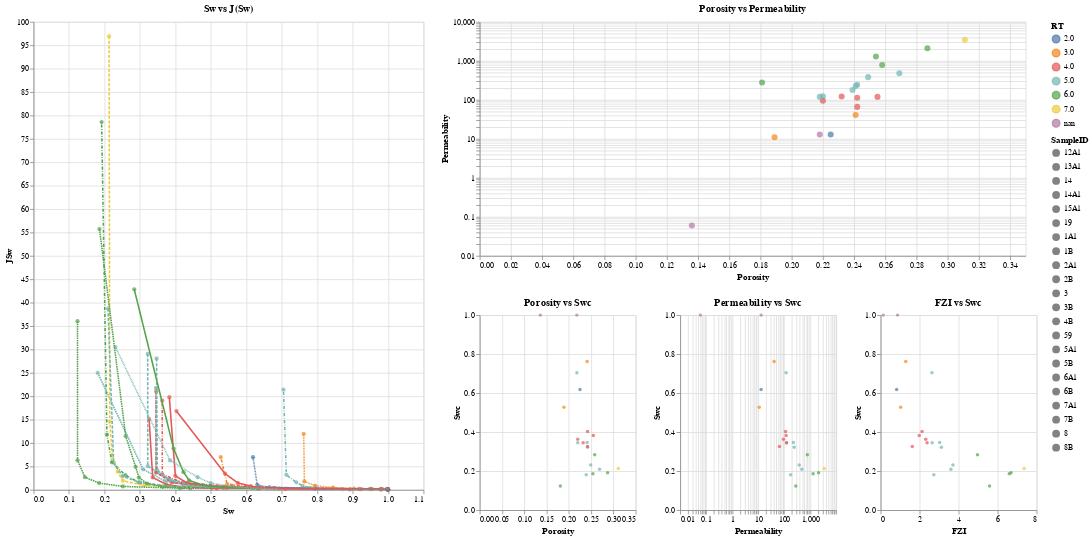

The notebook cell saved with this chart:
### Code cell
brush = alt.selection_interval()

jsw = alt.Chart(merge).mark_line(clip=True).encode(
    alt.X("Sw:Q",scale=alt.Scale(domain=(0,1.1))),
    alt.Y("JSw:Q",scale=alt.Scale(domain=(0,100))),
    color="RT:N",
    tooltip=["SampleID","PcRes"],
    strokeDash='SampleID:N'
).properties(
    height=600,
    width=500,
    title="Sw vs J(Sw)").transform_filter(brush)

sw_por = alt.Chart(df_plot).mark_circle(size=20).encode(
    alt.X("Porosity:Q"),
    alt.Y("Swc:Q"),
    color=alt.condition(brush,"RT:N",alt.value('lightgray')),
    tooltip=["SampleID","Porosity","Swc"]
).add_selection(brush).properties(
    height=250,
    width=200,
    title="Porosity vs Swc")

sw_perm = alt.Chart(df_plot).mark_circle(size=20).encode(
    alt.X("Permeability:Q",scale=alt.Scale(type='log',base=10,domain=(0.01,10000))),
    alt.Y("Swc:Q"),
    color=alt.condition(brush,"RT:N",alt.value('lightgray')),
    tooltip=["SampleID","Permeability","Swc"]
).add_selection(brush).properties(
    height=250,
    width=200,
    title="Permeability vs Swc")

sw_fzi = alt.Chart(df_plot).mark_circle(size=20).encode(
    alt.X("FZI:Q"),
    alt.Y("Swc:Q"),
    color=alt.condition(brush,"RT:N",alt.value('lightgray')),
    tooltip=["SampleID","FZI","Swc"]
).add_selection(brush).properties(
    height=250,
    width=200,
    title="FZI vs Swc")

pp = alt.Chart(df_plot).mark_circle(size=60).encode(
    alt.X("Porosity:Q"),
    alt.Y("Permeability:Q",scale=alt.Scale(type='log',base=10,domain=(0.01,10000))),
    color=alt.condition(brush,"RT:N",alt.value('lightgray')),
    tooltip=["SampleID","Porosity","Permeability"]
).add_selection(brush).properties(
    height=300,
    width=700,
    title="Porosity vs Permeability")

jsw.mark_circle()+jsw|(pp&(sw_por|sw_perm|sw_fzi))

### Figure 1 — Vega-Lite specification as saved in the notebook (floating-point values rounded to 4 significant figures; data arrays with more than 128 entries replaced by an {"elided": "..."} marker saying what was removed)
{"config": {"view": {"continuousWidth": 400, "continuousHeight": 300}}, "hconcat": [{"layer": [{"mark": "circle", "encoding": {"color": {"field": "RT", "type": "nominal"}, "strokeDash": {"field": "SampleID", "type": "nominal"}, "tooltip": [{"field": "SampleID", "type": "nominal"}, {"field": "PcRes", "type": "quantitative"}], "x": {"field": "Sw", "scale": {"domain": [0, 1.1]}, "type": "quantitative"}, "y": {"field": "JSw", "scale": {"domain": [0, 100]}, "type": "quantitative"}}, "height": 600, "title": "Sw vs J(Sw)", "transform": [{"filter": {"selection": {"or": ["selector022", "selector023"]}}}], "width": 500}, {"mark": {"type": "line", "clip": true}, "encoding": {"color": {"field": "RT", "type": "nominal"}, "strokeDash": {"field": "SampleID", "type": "nominal"}, "tooltip": [{"field": "SampleID", "type": "nominal"}, {"field": "PcRes", "type": "quantitative"}], "x": {"field": "Sw", "scale": {"domain": [0, 1.1]}, "type": "quantitative"}, "y": {"field": "JSw", "scale": {"domain": [0, 100]}, "type": "quantitative"}}, "height": 600, "title": "Sw vs J(Sw)", "transform": [{"filter": {"selection": {"or": ["selector022", "selector023"]}}}], "width": 500}], "data": {"name": "data-2d44d08ce914515b83fb1cecdf1c726d"}}, {"vconcat": [{"mark": {"type": "circle", "size": 60}, "encoding": {"color": {"condition": {"field": "RT", "type": "nominal", "selection": {"or": ["selector022", "selector023"]}}, "value": "lightgray"}, "tooltip": [{"field": "SampleID", "type": "nominal"}, {"field": "Porosity", "type": "quantitative"}, {"field": "Permeability", "type": "quantitative"}], "x": {"field": "Porosity", "type": "quantitative"}, "y": {"field": "Permeability", "scale": {"base": 10, "domain": [0.01, 10000], "type": "log"}, "type": "quantitative"}}, "height": 300, "selection": {"selector022": {"type": "interval"}, "selector023": {"type": "multi", "encodings": ["color"], "on": "mouseover"}}, "title": "Porosity vs Permeability", "width": 700}, {"hconcat": [{"mark": {"type": "circle", "size": 20}, "encoding": {"color": {"condition": {"field": "RT", "type": "nominal", "selection": {"or": ["selector022", "selector023"]}}, "value": "lightgray"}, "tooltip": [{"field": "SampleID", "type": "nominal"}, {"field": "Porosity", "type": "quantitative"}, {"field": "Swc", "type": "quantitative"}], "x": {"field": "Porosity", "type": "quantitative"}, "y": {"field": "Swc", "type": "quantitative"}}, "height": 250, "selection": {"selector022": {"type": "interval"}, "selector023": {"type": "multi", "encodings": ["color"], "on": "mouseover"}}, "title": "Porosity vs Swc", "width": 200}, {"mark": {"type": "circle", "size": 20}, "encoding": {"color": {"condition": {"field": "RT", "type": "nominal", "selection": {"or": ["selector022", "selector023"]}}, "value": "lightgray"}, "tooltip": [{"field": "SampleID", "type": "nominal"}, {"field": "Permeability", "type": "quantitative"}, {"field": "Swc", "type": "quantitative"}], "x": {"field": "Permeability", "scale": {"base": 10, "domain": [0.01, 10000], "type": "log"}, "type": "quantitative"}, "y": {"field": "Swc", "type": "quantitative"}}, "height": 250, "selection": {"selector022": {"type": "interval"}, "selector023": {"type": "multi", "encodings": ["color"], "on": "mouseover"}}, "title": "Permeability vs Swc", "width": 200}, {"mark": {"type": "circle", "size": 20}, "encoding": {"color": {"condition": {"field": "RT", "type": "nominal", "selection": {"or": ["selector022", "selector023"]}}, "value": "lightgray"}, "tooltip": [{"field": "SampleID", "type": "nominal"}, {"field": "FZI", "type": "quantitative"}, {"field": "Swc", "type": "quantitative"}], "x": {"field": "FZI", "type": "quantitative"}, "y": {"field": "Swc", "type": "quantitative"}}, "height": 250, "selection": {"selector022": {"type": "interval"}, "selector023": {"type": "multi", "encodings": ["color"], "on": "mouseover"}}, "title": "FZI vs Swc", "width": 200}]}], "data": {"name": "data-9115bbf0c0e0db3381e6ec6744b31106"}}], "$schema": "https://vega.github.io/schema/vega-lite/v4.17.0.json", "datasets": {"data-2d44d08ce914515b83fb1cecdf1c726d": {"elided": "154 records"}, "data-9115bbf0c0e0db3381e6ec6744b31106": [{"Well": "K-1", "SampleID": "1B", "Depth": 4466.0, "Permeability": 280.0, "Porosity": 0.181, "RT": "6.0", "RQI": 1.235, "PHIZ": 0.221, "FZI": 5.588, "Swc": 0.124}, {"Well": "K-1", "SampleID": "2B", "Depth": 5264.0, "Permeability": 11.0, "Porosity": 0.189, "RT": "3.0", "RQI": 0.2395, "PHIZ": 0.233, "FZI": 1.028, "Swc": 0.528}, {"Well": "K-1", "SampleID": "3B", "Depth": 5271.0, "Permeability": 243.0, "Porosity": 0.242, "RT": "5.0", "RQI": 0.995, "PHIZ": 0.3193, "FZI": 3.117, "Swc": 0.322}, {"Well": "K-1", "SampleID": "4B", "Depth": 5274.0, "Permeability": 178.0, "Porosity": 0.239, "RT": "5.0", "RQI": 0.8569, "PHIZ": 0.3141, "FZI": 2.729, "Swc": 0.181}, {"Well": "K-1", "SampleID": "5B", "Depth": 5302.0, "Permeability": 66.0, "Porosity": 0.242, "RT": "4.0", "RQI": 0.5186, "PHIZ": 0.3193, "FZI": 1.624, "Swc": 0.326}, {"Well": "K-1", "SampleID": "6B", "Depth": 5307.0, "Permeability": 124.0, "Porosity": 0.22, "RT": "5.0", "RQI": 0.7455, "PHIZ": 0.2821, "FZI": 2.643, "Swc": 0.345}, {"Well": "K-1", "SampleID": "7B", "Depth": 5308.0, "Permeability": 95.0, "Porosity": 0.22, "RT": "4.0", "RQI": 0.6525, "PHIZ": 0.2821, "FZI": 2.313, "Swc": 0.363}, {"Well": "K-1", "SampleID": "8B", "Depth": 5312.0, "Permeability": 122.0, "Porosity": 0.232, "RT": "4.0", "RQI": 0.7201, "PHIZ": 0.3021, "FZI": 2.384, "Swc": 0.346}, {"Well": "K-3", "SampleID": "1A1", "Depth": 4060.0, "Permeability": 3480.0, "Porosity": 0.311, "RT": "7.0", "RQI": 3.322, "PHIZ": 0.4514, "FZI": 7.359, "Swc": 0.213}, {"Well": "K-3", "SampleID": "15A1", "Depth": 4562.0, "Permeability": 2110.0, "Porosity": 0.287, "RT": "6.0", "RQI": 2.692, "PHIZ": 0.4025, "FZI": 6.689, "Swc": 0.192}, {"Well": "K-3", "SampleID": "6A1", "Depth": 4278.0, "Permeability": 480.0, "Porosity": 0.269, "RT": "5.0", "RQI": 1.326, "PHIZ": 0.368, "FZI": 3.604, "Swc": 0.21}, {"Well": "K-3", "SampleID": "13A1", "Depth": 4558.0, "Permeability": 226.0, "Porosity": 0.241, "RT": "5.0", "RQI": 0.9616, "PHIZ": 0.3175, "FZI": 3.028, "Swc": 0.347}, {"Well": "K-3", "SampleID": "12A1", "Depth": 4546.0, "Permeability": 119.0, "Porosity": 0.255, "RT": "4.0", "RQI": 0.6783, "PHIZ": 0.3423, "FZI": 1.982, "Swc": 0.383}, {"Well": "K-3", "SampleID": "5A1", "Depth": 4274.0, "Permeability": 119.0, "Porosity": 0.218, "RT": "5.0", "RQI": 0.7336, "PHIZ": 0.2788, "FZI": 2.632, "Swc": 0.705}, {"Well": "K-3", "SampleID": "2A1", "Depth": 4099.0, "Permeability": 41.0, "Porosity": 0.241, "RT": "3.0", "RQI": 0.4096, "PHIZ": 0.3175, "FZI": 1.29, "Swc": 0.762}, {"Well": "K-3", "SampleID": "7A1", "Depth": 4280.0, "Permeability": 13.0, "Porosity": 0.225, "RT": "2.0", "RQI": 0.2387, "PHIZ": 0.2903, "FZI": 0.8221, "Swc": 0.619}, {"Well": "K-3", "SampleID": "14A1", "Depth": 4558.0, "Permeability": 0.06, "Porosity": 0.136, "RT": "nan", "RQI": 0.02086, "PHIZ": 0.1574, "FZI": 0.1325, "Swc": 1.0}, {"Well": "K-5", "SampleID": "3", "Depth": 5377.0, "Permeability": 113.0, "Porosity": 0.242, "RT": "4.0", "RQI": 0.6785, "PHIZ": 0.3193, "FZI": 2.125, "Swc": 0.403}, {"Well": "K-5", "SampleID": "8", "Depth": 5382.0, "Permeability": 13.0, "Porosity": 0.218, "RT": "nan", "RQI": 0.2425, "PHIZ": 0.2788, "FZI": 0.8698, "Swc": 1.0}, {"Well": "K-5", "SampleID": "14", "Depth": 5388.0, "Permeability": 1300.0, "Porosity": 0.254, "RT": "6.0", "RQI": 2.246, "PHIZ": 0.3405, "FZI": 6.598, "Swc": 0.186}, {"Well": "K-5", "SampleID": "19", "Depth": 5393.0, "Permeability": 781.0, "Porosity": 0.258, "RT": "6.0", "RQI": 1.728, "PHIZ": 0.3477, "FZI": 4.969, "Swc": 0.284}, {"Well": "K-5", "SampleID": "59", "Depth": 5433.0, "Permeability": 382.0, "Porosity": 0.249, "RT": "5.0", "RQI": 1.23, "PHIZ": 0.3316, "FZI": 3.709, "Swc": 0.231}]}}
